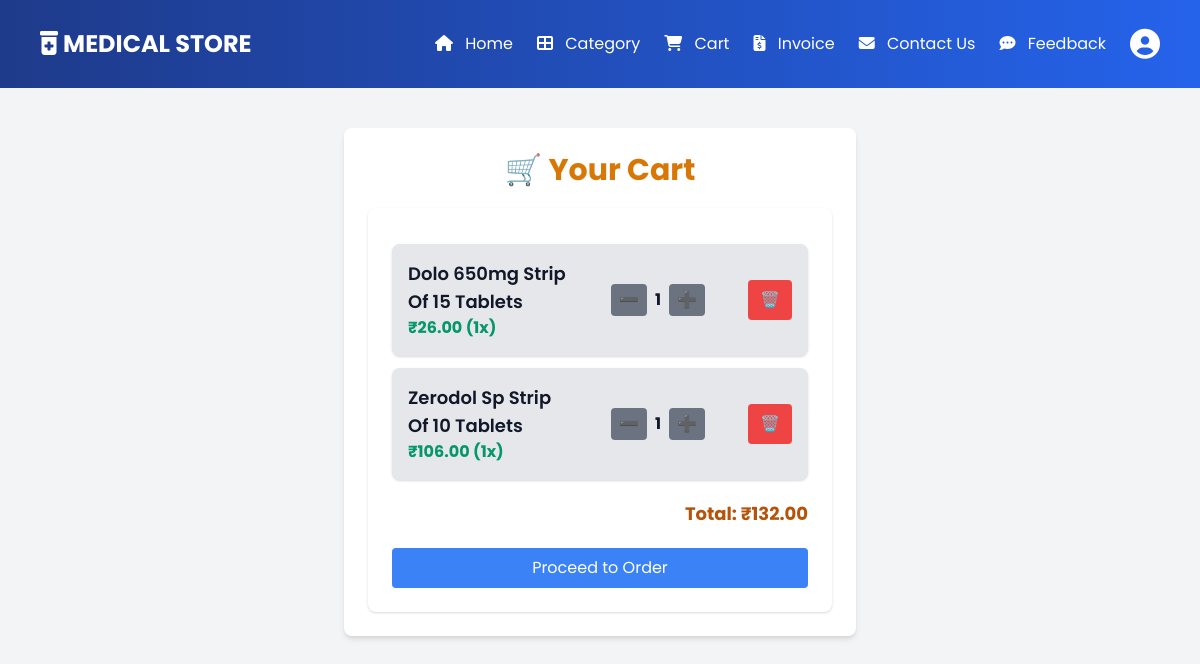
The page /cart.php (signed in) on the database its author committed.
### tables this page shows
CREATE TABLE `cart` (
  `cart_id` varchar(10) NOT NULL,
  `u_id` int(11) NOT NULL,
  `med_id` varchar(20) NOT NULL,
  `name` varchar(255) NOT NULL,
  `quantity` int(11) DEFAULT 1,
  `added_at` timestamp NOT NULL DEFAULT current_timestamp()
);

CREATE TABLE `medicine` (
  `med_id` varchar(20) NOT NULL,
  `name` varchar(100) NOT NULL,
  `description` varchar(100) DEFAULT NULL,
  `type` enum('Tablet','Cream','Syrup') NOT NULL,
  `price` int(11) NOT NULL,
  `mfg_date` date NOT NULL,
  `exp_date` date NOT NULL,
  `med_image` varchar(255) NOT NULL
);

### cart.php (the view, shortened to what this page needs)
<?php
include 'connection.php';
$usrname = $_SESSION['usrname'];
$usrname_safe = $conn->real_escape_string($usrname);
$sql_user = "SELECT u_id FROM credential WHERE username='$usrname_safe'";
$result_user = $conn->query($sql_user);
$user = $result_user->fetch_assoc();
$u_id = $user['u_id'];
$sql_cart = "SELECT c.cart_id, m.med_id, m. name, m.price, c.quantity
             FROM cart c
             JOIN medicine m ON c.med_id = m.med_id
             WHERE c.u_id = '$u_id'";
$result_cart = $conn->query($sql_cart);
$cart_items = [];
$totalAmount = 0;
if ($result_cart->num_rows > 0) {
    while ($row = $result_cart->fetch_assoc()) {
        $row['total_price'] = $row['price'] * $row['quantity'];
        $totalAmount += $row['total_price'];
        $cart_items[] = $row;
    }
}
?>
<!DOCTYPE html>
<html lang="en">
<head>
    <link href="https://cdn.jsdelivr.net/npm/tailwindcss@2.2.19/dist/tailwind.min.css" rel="stylesheet">
    <link rel="stylesheet" href="https://cdnjs.cloudflare.com/ajax/libs/font-awesome/6.5.1/css/all.min.css">
</head>
<body class="bg-gray-100 text-gray-900">
    <header>
        <nav class="flex justify-between items-center px-6 py-3 text-white">
            <div class="text-2xl font-bold">
                <i class="fa-solid fa-prescription-bottle-medical"></i> MEDICAL STORE
            </div>
            <div class="flex items-center space-x-6">
                <a href="homenew.php"><i class="fa-solid fa-house mr-2"></i> Home</a>
                <a href="category.php"><i class="fa-solid fa-th-large mr-2"></i> Category</a>
                <a href="cart.php"><i class="fa-solid fa-cart-shopping mr-2"></i> Cart</a>
                <a href="invoice1.php"><i class="fa-solid fa-file-invoice-dollar mr-2"></i> Invoice</a>
                <a href="contact_us.php"><i class="fa-solid fa-envelope mr-2"></i> Contact Us</a>
                <a href="feedback.php"><i class="fa-solid fa-comment-dots mr-2"></i> Feedback</a>
                <div class="relative">
                    <button id="profileToggle" class="flex items-center space-x-2 text-white focus:outline-none">
                        <i class="fas fa-user-circle text-3xl"></i>
                    </button>
                </div>
            </div>
        </nav>
    </header>
    <main class="container mx-auto p-6 max-w-lg bg-white rounded-lg shadow-md mt-10">
        <h1 class="text-3xl font-bold mb-5 text-center text-yellow-600">🛒 Your Cart</h1>
        <div class="max-w-lg mx-auto bg-white p-6 rounded-lg shadow">
            <?php if (!empty($cart_items)) { ?>
                <?php foreach ($cart_items as $item) { ?>
                    <div class="flex justify-between items-center p-4 bg-gray-200 rounded-lg mt-3 shadow">
                        <div class="w-40">
                            <h2 class="text-lg font-semibold"><?php echo htmlspecialchars($item['name']); ?></h2>
                            <p class="text-green-600 font-bold">₹<?php echo number_format($item['total_price'], 2); ?>
                                (<?php echo $item['quantity']; ?>x)</p>
                        </div>
                        <form method="POST" class="flex items-center">
                            <button type="submit" name="action" value="decrease"
                                class="bg-gray-500 hover:bg-gray-600 text-white px-2 py-1 rounded">➖</button>
                            <span class="mx-2 font-bold"><?php echo $item['quantity']; ?></span>
                            <button type="submit" name="action" value="increase"
                                class="bg-gray-500 hover:bg-gray-600 text-white px-2 py-1 rounded">➕</button>
                        </form>
                        <form method="POST">
                            <button type="submit" name="action" value="remove"
                                class="bg-red-500 hover:bg-red-600 text-white px-3 py-2 rounded">🗑️</button>
                        </form>
                    </div>
                <?php } ?>
                <div class="mt-5 text-right text-lg font-bold text-yellow-700">Total:
                    ₹<?php echo number_format($totalAmount, 2); ?></div>
            <?php } else { ?>
                <p class="text-center text-gray-500 mt-5">Your cart is empty. Start adding products! 🛍️</p>
            <?php } ?>
            <button id="proceedToOrder" class="bg-blue-500 text-white px-4 py-2 rounded justify-center w-full mt-5">
                Proceed to Order
            </button>
        </div>
    </main>
</body>
</html>

### cart.php (style rules this page uses)
body { font-family: 'Poppins', sans-serif; background: #f3f4f6; color: #333; }
header { background: linear-gradient(to right, #1E3A8A, #2563EB); padding: 1rem; color: white; }

### rows shown on the page
cart: med.name "Dolo 650mg Strip Of 15 Tablets", med.price "26.00", quantity "1"
cart: med.name "Zerodol Sp Strip Of 10 Tablets", med.price "106.00", quantity "1"

### other values the page prints
$totalAmount "132.00"
